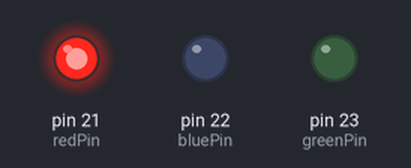
A sketch run on a simulated Arduino Mega 2560, built with avr-gcc and run on an emulated ATmega2560. Parts: output pins drawn as LEDs (lit = HIGH).

Above: at 0.02 s.
At 0.67 s:
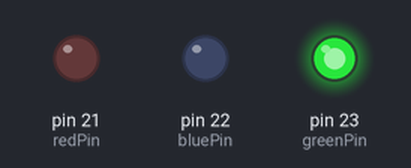
At 1.32 s:
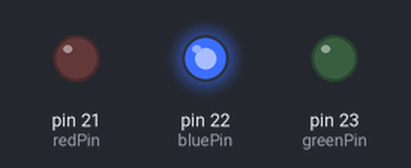
At 3.0 s:
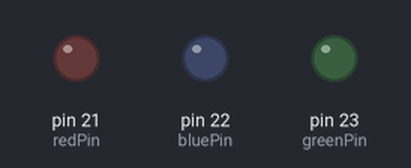
Timing chart, 0 to 3.6 s (numbered marks = the images above):
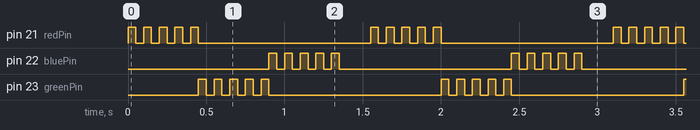

Measured:
- by itself, pin 21 (redPin): repeats every 1.6 s: 3 × (HIGH 0.05 s, LOW 0.05 s), HIGH 0.05 s, LOW 1.1 s, HIGH 0.05 s, LOW 0.05 s
- by itself, pin 22 (bluePin), pin 23 (greenPin): repeats every 1.6 s: 4 × (LOW 0.05 s, HIGH 0.05 s), LOW 1.1 s, HIGH 0.05 s

The sketch:

Flashy_flash.ino
```cpp
int redPin = 21;
int bluePin = 22;
int greenPin = 23;

void setup() {
  // put your setup code here, to run once:
  pinMode(redPin, OUTPUT);
  pinMode(bluePin, OUTPUT);
  pinMode(greenPin, OUTPUT);
  digitalWrite(redPin, HIGH);
}

void loop() {
  flashLed(redPin,5,50);
  flashLed(greenPin,5,50);
  flashLed(bluePin,5,50);
  delay(200);
}

void flashLed(int pin, int times, int wait) {
  for (int i = 0; i < times; i++) {
    digitalWrite(pin, HIGH);
    delay(wait);
    digitalWrite(pin, LOW);

    if (i + 1 < times) {
      delay(wait);
    }
  }
}
```
